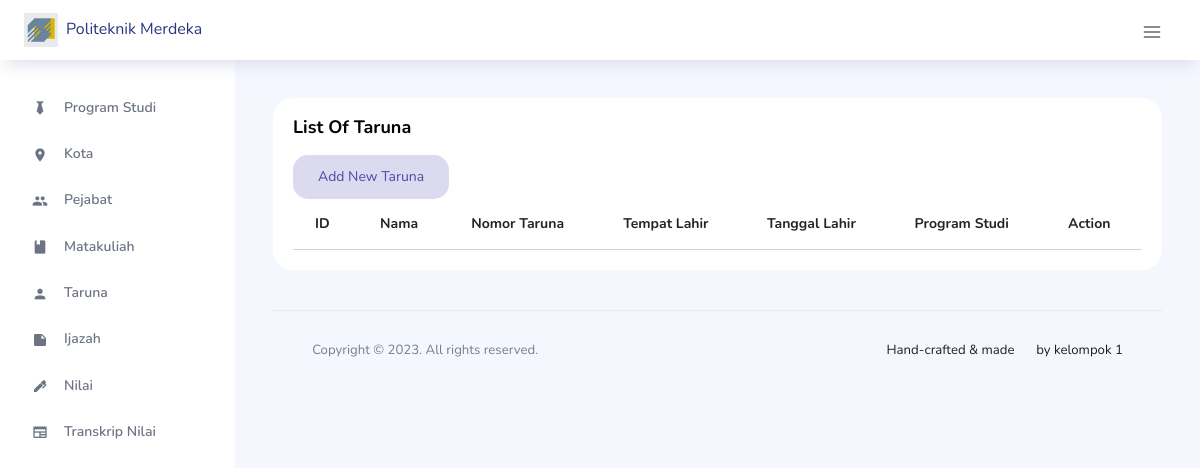
Before: /index.php/taruna with the older database file.
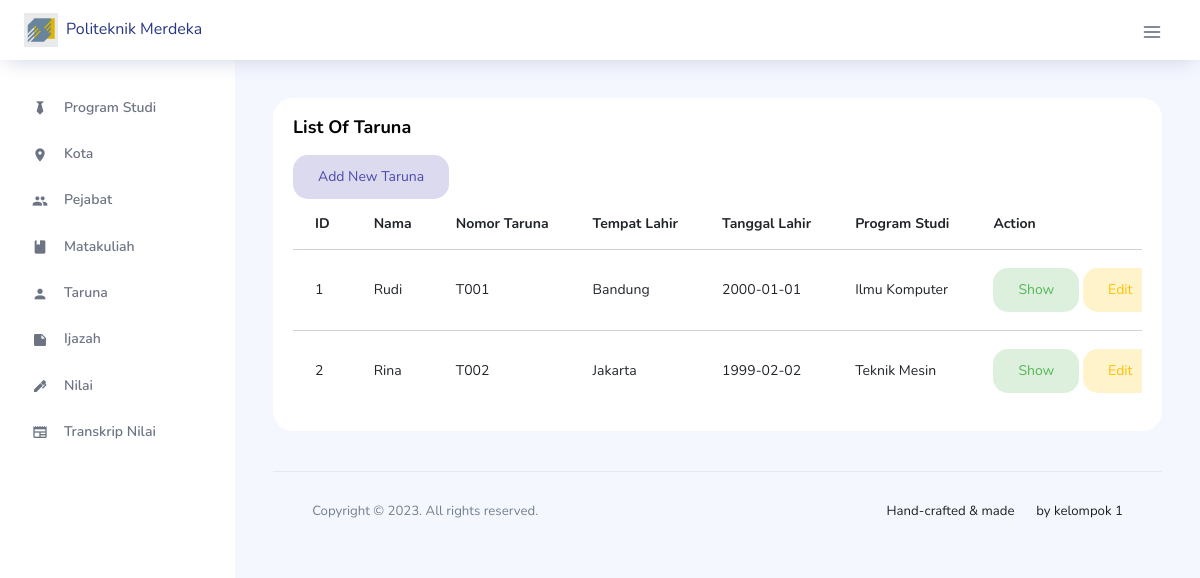
After: the same page with the newer database file.
### tables this page shows
CREATE TABLE Taruna(
    ID INT AUTO_INCREMENT,
    Nama VARCHAR(255),
    Nomor_Taruna VARCHAR(255),
    Tempat_Lahir INT,
    Tanggal_Lahir DATE,
    Program_Studi INT,
    Foto BLOB,
    PRIMARY KEY(ID),
    FOREIGN KEY (Tempat_Lahir) REFERENCES Kota(ID),
    FOREIGN KEY (Program_Studi) REFERENCES Program_Studi(ID)
);

CREATE TABLE Kota(
    ID INT AUTO_INCREMENT,
    Kode_Kota VARCHAR(255),
    Nama VARCHAR(255),
    PRIMARY KEY(ID)
);

CREATE TABLE Program_Studi(
    ID INT AUTO_INCREMENT,
    Nama VARCHAR(255),
    Program_Pendidikan ENUM('Diploma III', 'Diploma IV'),
    Akreditasi ENUM('Baik','Baik Sekali','Unggul'),
    SK_Akreditasi VARCHAR(255),
    PRIMARY KEY(ID)
);

### application/controllers/Taruna.php (called while the page is built, shortened)
<?php
class Taruna extends CI_Controller {
    public function __construct() {
        $this->load->model('TarunaModel');
		$this->load->model('KotaModel');
		$this->load->model('ProgramStudiModel');
        $this->load->library('form_validation');
        $this->load->library('upload');
    }
    public function index() {
        $data['taruna'] = $this->TarunaModel->get_all_taruna();
		$data['kota'] = $this->TarunaModel->get_all_kota();
		$data['program_studi'] = $this->TarunaModel->get_all_program_studi();
        $this->load->view('taruna/index', $data);
    }
}

### index.php (called while the page is built, shortened)
<?php
require_once BASEPATH.'core/CodeIgniter.php';

### application/models/TarunaModel.php (called while the page is built, shortened)
<?php
class TarunaModel extends CI_Model {
    public function get_all_taruna() {
        $query = $this->db->get('Taruna');
        return $query->result();
    }
	public function get_all_program_studi() {
        $query = $this->db->get('Program_Studi');
        return $query->result();
    }
	public function get_all_kota() {
        $query = $this->db->get('Kota');
        return $query->result();
    }
}

### application/views/taruna/index.php (the view, shortened to what this page needs)
<?php $this->load->view('header'); ?>
<?php $this->load->view('sidebar'); ?>
<div class="main-panel">
	<div class="content-wrapper">
		<div class="grid-margin stretch-card">
			<div class="card">
				<div class="card-body">
					<h4 class="card-title">List of Taruna</h4>
					<a class="btn btn-inverse-primary btn-fw" href="<?php echo base_url('taruna/create'); ?>">Add New Taruna</a>
					<div class="table-responsive">
						<table class="table table-hover">
							<thead>
								<tr>
									<th>ID</th>
									<th>Nama</th>
									<th>Nomor Taruna</th>
									<th>Tempat Lahir</th>
									<th>Tanggal Lahir</th>
									<th>Program Studi</th>
									<th>Action</th>
								</tr>
							</thead>
							<tbody>
								<?php foreach ($taruna as $t) : ?>
									<tr>
										<td><?php echo $t->ID; ?></td>
										<td><?php echo $t->Nama; ?></td>
										<td><?php echo $t->Nomor_Taruna; ?></td>
										<td>
											<?php foreach ($kota as $kt) : ?>
												<?php if ($t->Tempat_Lahir == $kt->ID) echo $kt->Nama; ?>
											<?php endforeach; ?>
										</td>
										<td><?php echo $t->Tanggal_Lahir; ?></td>
										<td>
											<?php foreach ($program_studi as $ps) : ?>
												<?php if ($t->Tempat_Lahir == $ps->ID) echo $ps->Nama; ?>
											<?php endforeach; ?>
										</td>
										<td>
											<a class="btn btn-inverse-success btn-fw" href="<?php echo base_url('taruna/show/' . $t->ID); ?>">Show</a>
											<a class="btn btn-inverse-warning btn-fw" href="<?php echo base_url('taruna/edit/' . $t->ID); ?>">Edit</a>
										</td>
									</tr>
								<?php endforeach; ?>
							</tbody>
						</table>
					</div>
				</div>
			</div>
		</div>
		<?php $this->load->view('footer'); ?>
		<link rel="stylesheet" href="https://cdnjs.cloudflare.com/ajax/libs/sweetalert/2.1.2/sweetalert.min.css">

### application/views/header.php (shortened to what this page needs)
<!DOCTYPE html>
<html lang="en">
<head>
  <link rel="stylesheet" href="<?php echo base_url('skydash/vendors/feather/feather.css'); ?>">
  <link rel="stylesheet" href="<?php echo base_url('skydash/vendors/ti-icons/css/themify-icons.css'); ?>">
  <link rel="stylesheet" href="<?php echo base_url('skydash/vendors/css/vendor.bundle.base.css'); ?>">
  <link rel="stylesheet" href="<?php echo base_url('skydash/vendors/datatables.net-bs4/dataTables.bootstrap4.css'); ?>">
  <link rel="stylesheet" href="<?php echo base_url('skydash/vendors/mdi/css/materialdesignicons.min.css'); ?>">
  <link rel="stylesheet" type="text/css" href="<?php echo base_url('skydash/js/select.dataTables.min.css'); ?>">
  <link rel="stylesheet" href="<?php echo base_url('skydash/css/vertical-layout-light/style.css'); ?>">
</head>
<div class="container-scroller">
  <nav class="navbar col-lg-12 col-12 p-0 fixed-top d-flex flex-row">
    <div class="text-center pl-4 navbar-brand-wrapper d-flex align-items-center justify-content-center">
      <a class="navbar-brand brand-logo mr-5 judul" href="<?php echo base_url("./index.php"); ?>"><img src="<?php echo base_url('skydash/images/politeknik-merdeka.png') ?>" class="mr-2" alt="logo">Politeknik Merdeka</a>
    </div>
    <div class="navbar-menu-wrapper d-flex align-items-center justify-content-end">
      <button class="navbar-toggler navbar-toggler align-self-center" type="button" data-toggle="minimize">
        <span class="icon-menu"></span>
      </button>
    </div>
  </nav>
  <div class="container-fluid page-body-wrapper">

### application/views/sidebar.php
<nav class="sidebar sidebar-offcanvas active" id="sidebar">
  <ul class="nav">
    <li class="nav-item"> <a class="nav-link" href="<?php echo base_url('program_studi'); ?>"><i class="mdi mdi-tie menu-icon"></i><span class="menu-title">Program Studi</span></a></li>
    <li class="nav-item"> <a class="nav-link" href="<?php echo base_url('kota'); ?>"><i class="mdi mdi-map-marker menu-icon"></i><span class="menu-title">Kota</span></a></li>
    <li class="nav-item"> <a class="nav-link" href="<?php echo base_url('pejabat'); ?>"><i class="mdi mdi-account-multiple menu-icon"></i><span class="menu-title">Pejabat</span></a></li>
    <li class="nav-item"> <a class="nav-link" href="<?php echo base_url('matakuliah'); ?>"><i class="mdi mdi-book menu-icon"></i><span class="menu-title">Matakuliah</span></a></li>
    <li class="nav-item"> <a class="nav-link" href="<?php echo base_url('taruna'); ?>"><i class="mdi mdi-account menu-icon"></i><span class="menu-title">Taruna</a></span></li>
    <li class="nav-item"> <a class="nav-link" href="<?php echo base_url('ijazah'); ?>"><i class="mdi mdi-note menu-icon"></i><span class="menu-title">Ijazah</span></a></li>
    <li class="nav-item"> <a class="nav-link" href="<?php echo base_url('nilaiku'); ?>"><i class="mdi mdi-pen menu-icon"></i><span class="menu-title">Nilai</span></a></li>
    <li class="nav-item"> <a class="nav-link" href="<?php echo base_url('transkrip_nilai'); ?>"><i class="mdi mdi-newspaper menu-icon"></i><span class="menu-title">Transkrip Nilai</span></a></li>
  </ul>
</nav>

### application/views/footer.php (shortened to what this page needs)
<footer class="footer">
  <div class="d-sm-flex justify-content-center justify-content-sm-between">
    <span class="text-muted text-center text-sm-left d-block d-sm-inline-block">Copyright © 2023. All rights reserved.</span>
    <span class="float-none float-sm-right d-block mt-1 mt-sm-0 text-center">Hand-crafted & made<i class="ti-heart text-danger mx-1"></i> by kelompok 1</span>
  </div>
</footer>
</div>
</div>
</body>
</html>

Changed rows visible on the page:
added taruna: ID "1", Nama "Rudi", Nomor_Taruna "T001", Tanggal_Lahir "2000-01-01"
added kota: Nama "Bandung", shown under "1"
added program_studi: Nama "Ilmu Komputer", shown under "1"
added taruna: ID "2", Nama "Rina", Nomor_Taruna "T002", Tanggal_Lahir "1999-02-02"
added kota: Nama "Jakarta", shown under "2"
added program_studi: Nama "Teknik Mesin", shown under "2"
